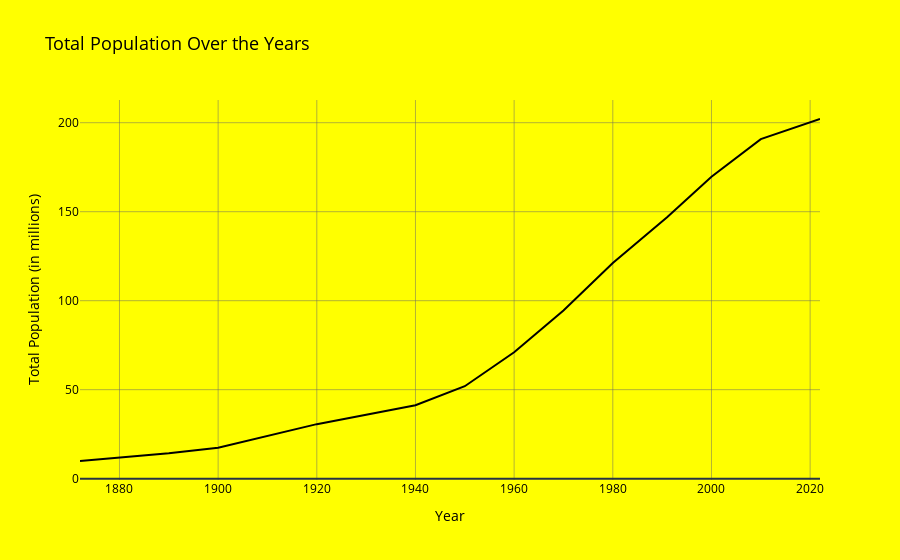

Notebook source saved alongside this figure:
### Code cell
import plotly.express as px

# Suponhamos que 'totals' seja o seu DataFrame
# Convertendo o índice (anos) para int
totals.index = totals.index.astype(int)

# Criando o gráfico com Plotly
fig = px.line(totals, x=totals.index, y=totals.values / 1_000_000,
              title='Total Population Over the Years',
              labels={'y': 'Total Population (in millions)', 'x': 'Year'})

# Personalizando o gráfico
fig.update_traces(marker=dict(size=8, color='black'),
                  line=dict(color='black', width=2))
fig.update_layout(
    template='plotly_dark',
    plot_bgcolor='yellow',
    paper_bgcolor='yellow',
    xaxis=dict(
        title='Year',
        showgrid=True,
        gridcolor='#666666',
        gridwidth=0.5,
        title_font=dict(color='black'),
        tickfont=dict(color='black')
    ),
    yaxis=dict(
        title='Total Population (in millions)',
        showgrid=True,
        gridcolor='#666666',
        gridwidth=0.5,
        title_font=dict(color='black'),
        tickfont=dict(color='black')
    ),
    yaxis_tickformat=',.0f',
    title_font=dict(color='black', size=18)  # Ajustando o tamanho da fonte do título
)

# Mostrando o gráfico
fig.show()

# Para salvar o gráfico como HTML
fig.write_html("C:\\Users\\jlfen\OneDrive\\Documentos\\JoaoKasten\\005_applied_projects\\project.censo-dataviz\\graph_in_html\\population_over_years.html")

### Figure 1 — Plotly figure (JSON) as saved in the notebook; plotly's stock layout.template omitted (floating-point values rounded to 4 significant figures)
{"data": [{"hovertemplate": "index=%{x}<br>Total Population (in millions)=%{y}<extra></extra>", "legendgroup": "", "line": {"color": "black", "dash": "solid", "width": 2}, "marker": {"color": "black", "size": 8}, "mode": "lines", "name": "", "orientation": "v", "showlegend": false, "type": "scatter", "x": [1872, 1890, 1900, 1920, 1940, 1950, 1960, 1970, 1980, 1991, 2000, 2010, 2022], "xaxis": "x", "y": [9.93, 14.33, 17.44, 30.64, 41.24, 51.94, 70.99, 94.51, 121.2, 146.9, 169.6, 190.8, 202.1], "yaxis": "y"}], "layout": {"legend": {"tracegroupgap": 0}, "paper_bgcolor": "yellow", "plot_bgcolor": "yellow", "title": {"font": {"color": "black", "size": 18}, "text": "Total Population Over the Years"}, "xaxis": {"anchor": "y", "domain": [0, 1], "gridcolor": "#666666", "gridwidth": 0.5, "showgrid": true, "tickfont": {"color": "black"}, "title": {"font": {"color": "black"}, "text": "Year"}}, "yaxis": {"anchor": "x", "domain": [0, 1], "gridcolor": "#666666", "gridwidth": 0.5, "showgrid": true, "tickfont": {"color": "black"}, "tickformat": ",.0f", "title": {"font": {"color": "black"}, "text": "Total Population (in millions)"}}}}
